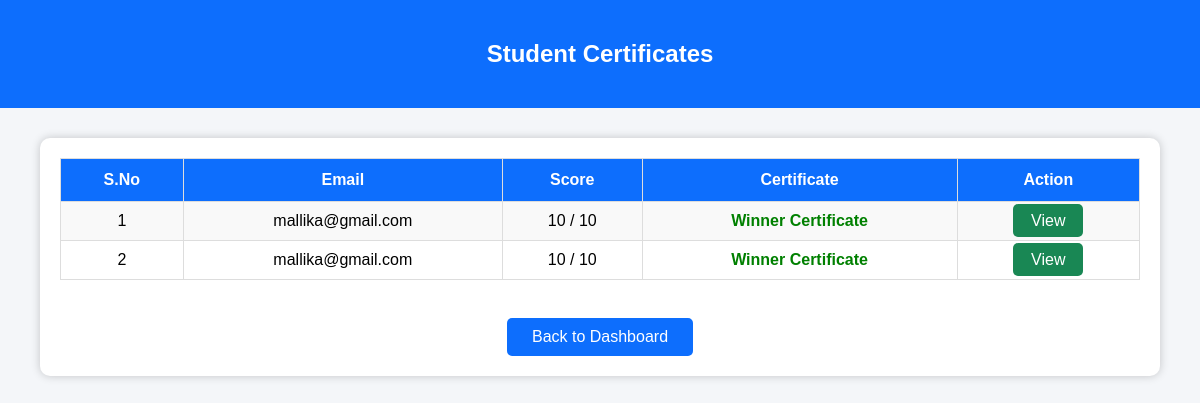
/admin/admin_certificates.php, run on the app's committed database.
### tables this page shows
CREATE TABLE `results` (
  `result_id` int(11) NOT NULL,
  `quiz_id` int(11) DEFAULT NULL,
  `score` int(11) DEFAULT NULL,
  `total_questions` int(11) DEFAULT NULL,
  `email` varchar(100) DEFAULT NULL
);

### admin/admin_certificates.php (the view, shortened to what this page needs)
<?php
include "../db.php";
$sql="SELECT * FROM results
      WHERE quiz_id=3
      ORDER BY score DESC";
$result=mysqli_query($conn,$sql);
?>
<!DOCTYPE html>
<html>
<head>
</head>
<body>
<div class="header">
<h2>Student Certificates</h2>
</div>
<div class="container">
<table>
<tr>
<th>S.No</th>
<th>Email</th>
<th>Score</th>
<th>Certificate</th>
<th>Action</th>
</tr>
<?php
$i=1;
while($row=mysqli_fetch_assoc($result))
{
$email=$row['email'];
$score=$row['score'];
$total=$row['total_questions'];
if($score>=6)
{
$type="Winner Certificate";
$class="winner";
}
else
{
$type="Participation Certificate";
$class="participant";
}
?>
<tr>
<td><?php echo $i++; ?></td>
<td><?php echo htmlspecialchars($email); ?></td>
<td><?php echo $score." / ".$total; ?></td>
<td class="<?php echo $class; ?>">
<?php echo $type; ?>
</td>
<td>
<a class="btn"
href="view_certificates.php?email=<?php echo urlencode($email); ?>">
View
</a>
</td>
</tr>
<?php
}
?>
</table>
<br>
<center>
<a href="admin_dashboard.php" class="back">
Back to Dashboard
</a>
</center>
</div>
</body>
</html>

### admin/admin_certificates.php (style rules this page uses)
body { margin:0; font-family:Arial,sans-serif; background:#f4f6f9; }
.header { background:#0d6efd; color:white; text-align:center; padding:20px; }
.container { width:90%; margin:30px auto; background:white; padding:20px; border-radius:10px; box-shadow:0 0 10px rgba(0,0,0,.2); }
table { width:100%; border-collapse:collapse; }
table,th,td { border:1px solid #ddd; }
th { background:#0d6efd; color:white; padding:12px; }
td { padding:10px; text-align:center; }
tr:nth-child(even) { background:#f9f9f9; }
.winner { color:green; font-weight:bold; }
.btn { padding:8px 18px; background:#198754; color:white; text-decoration:none; border-radius:5px; }
.back { display:inline-block; margin-top:20px; padding:10px 25px; background:#0d6efd; color:white; text-decoration:none; border-radius:5px; }

### data on the page
results: email "mallika@gmail.com", score "10", total_questions "10", score "Winner Certificate"
results: email "mallika@gmail.com", score "10", total_questions "10", score "Winner Certificate"
